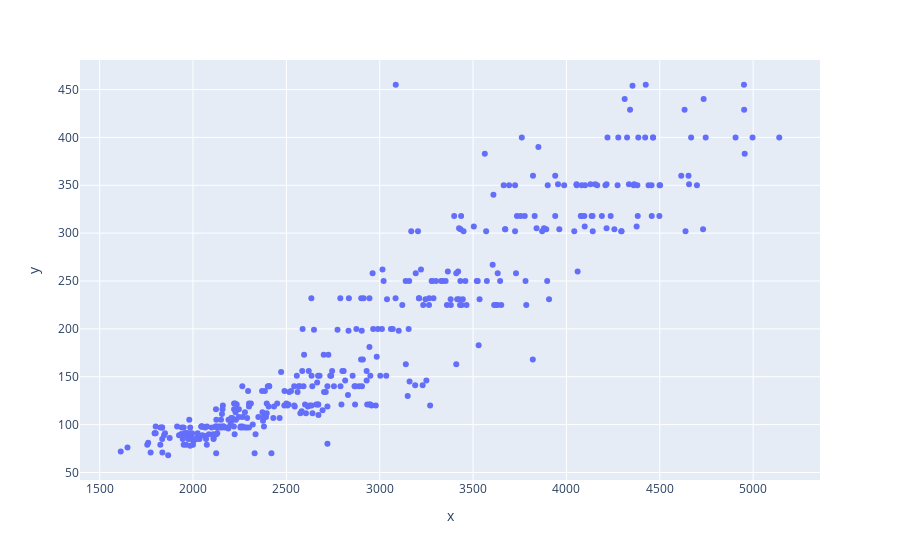

Write notebook code for a chart like this one.
### Code cell
px.scatter(x=data['weight'],y=data['displacement']).show()

### Figure 1 — Plotly figure (JSON) as saved in the notebook; plotly's stock layout.template omitted (floating-point values rounded to 4 significant figures; data arrays with more than 128 entries replaced by an {"elided": "..."} marker saying what was removed)
{"data": [{"hovertemplate": "x=%{x}<br>y=%{y}<extra></extra>", "legendgroup": "", "marker": {"color": "#636efa", "symbol": "circle"}, "mode": "markers", "name": "", "orientation": "v", "showlegend": false, "type": "scatter", "x": {"elided": "398 int values"}, "xaxis": "x", "y": {"elided": "398 float values"}, "yaxis": "y"}], "layout": {"legend": {"tracegroupgap": 0}, "margin": {"t": 60}, "xaxis": {"anchor": "y", "domain": [0, 1], "title": {"text": "x"}}, "yaxis": {"anchor": "x", "domain": [0, 1], "title": {"text": "y"}}}}
